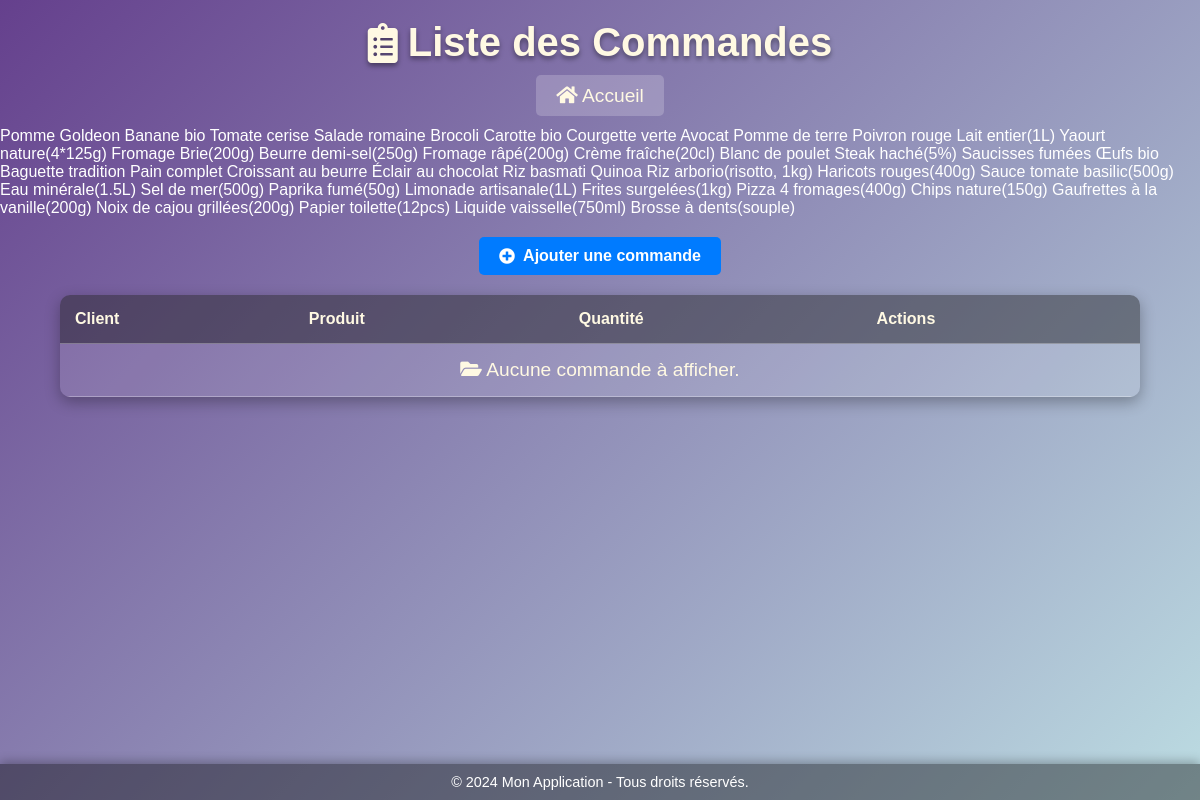
/commandes, run on the app's committed database.
### tables this page shows
CREATE TABLE produits (
                        id INTEGER PRIMARY KEY AUTOINCREMENT,
                        nom TEXT NOT NULL,
                        prix REAL NOT NULL, 
                        description TEXT NOT NULL,
                        stock INTEGER NOT NULL,
                        type_produit TEXT NOT NULL
                    );

### app.py (the view)
@app.route('/commandes')
def list_commandes():
    clients = Client()
    clients = clients.get_clients()
    produits = Produit()
    produits = produits.get_products()
    return render_template('list_commandes.html', clients=clients, produits=produits)

### gestion_produit.py (called while the page is built)
    def get_products(self):
        try:
            with sqlite3.connect("app_database.db") as connection:
                cursor = connection.cursor()
                cursor.execute("SELECT * FROM produits")
                produits = cursor.fetchall()
                return [Produit(nom=row[1], prix=row[2], description=row[3], stock=row[4], type_produit=row[5], id=row[0]) for row in produits]
        except sqlite3.Error as e:
            print(f"Erreur lors de la récupération des produits : {e}")
            return []

    def get_clients(self):
        with sqlite3.connect("app_database.db") as connection:
            cursor = connection.cursor()
            cursor.execute("SELECT id, nom, email FROM clients")
            return cursor.fetchall()

### templates/list_commandes.html (shortened to what this page needs)
<!DOCTYPE html>
<html lang="fr">
<head>
    <link href="https://cdnjs.cloudflare.com/ajax/libs/font-awesome/5.15.3/css/all.min.css" rel="stylesheet">
    <link rel="stylesheet" type="text/css" href="{{ url_for('static', filename='style_orders.css') }}">
</head>
<body>
    <header>
        <h1><i class="fas fa-clipboard-list"></i> Liste des Commandes</h1>
    </header>
    <div class="home-link">
        <a href="{{ url_for('dashboard') }}"><i class="fas fa-home"></i> Accueil</a>
    </div>
    <main>
        {% for produit in produits %}
        {{ produit.nom }}
        {% endfor %}
        {% if clients and produits %}
            <div class="action-link">
                <a href="{{ url_for('add_order') }}" class="btn-primary">
                    <i class="fas fa-plus-circle"></i> Ajouter une commande
                </a>
            </div>
        {% else %}
            <p class="info-message">
                <i class="fas fa-info-circle"></i> Impossible d'ajouter une commande : il n'y a pas de clients ou de produits disponibles.
            </p>
        {% endif %}
        <table>
            <thead>
                <tr>
                    <th>Client</th>
                    <th>Produit</th>
                    <th>Quantité</th>
                    <th>Actions</th>
                </tr>
            </thead>
            <tbody>
                {% if orders %}
                    {% for order in orders %}
                        <tr>
                            <td>{{ order.client.nom }}</td>
                            <td>{{ order.produit.nom }}</td>
                            <td>{{ order.quantite }}</td>
                            <td class="action-buttons">
                                <a href="{{ url_for('edit_order', order_id=order.id) }}" class="btn-action btn-primary">
                                    <i class="fas fa-edit"></i> Modifier
                                </a>
                                <form method="POST" action="{{ url_for('delete_order', order_id=order.id) }}" style="display:inline;">
                                    <button type="submit" class="btn-action btn-danger" onclick="return confirm('Êtes-vous sûr de vouloir supprimer cette commande ?');">
                                        <i class="fas fa-trash-alt"></i> Supprimer
                                    </button>
                                </form>
                            </td>
                        </tr>
                    {% endfor %}
                {% else %}
                    <tr>
                        <td colspan="4" class="no-data">
                            <i class="fas fa-folder-open"></i> Aucune commande à afficher.
                        </td>
                    </tr>
                {% endif %}
            </tbody>
        </table>
    </main>
    <footer>
        &copy; 2024 Mon Application - Tous droits réservés.
    </footer>
</body>
</html>

### Static/style_orders.css (style rules this page uses)
body { font-family: 'Arial', sans-serif; margin: 0; padding: 0; background: linear-gradient(135deg, #65408d, #bcdce2); color: #ffffff; display: flex; flex-direction: column; min-height: 100vh; }
header h1 { text-align: center; font-size: 2.5rem; margin: 20px 0; color: #fff9e3; text-shadow: 0 3px 5px rgba(0, 0, 0, 0.4); display: flex; justify-content: center; align-items: center; gap: 10px; }
.home-link { text-align: center; margin-bottom: 20px; }
.home-link a { color: #fff9e3; font-size: 1.2rem; text-decoration: none; padding: 10px 20px; border-radius: 5px; background: rgba(255, 255, 255, 0.2); transition: all 0.3s ease; }
.action-link { text-align: center; margin: 20px 0; }
.btn-primary { background: #007bff; color: #ffffff; padding: 10px 20px; text-decoration: none; border-radius: 5px; font-size: 1rem; font-weight: bold; display: inline-flex; align-items: center; gap: 8px; transition: background 0.3s ease; }
table { width: 90%; margin: 20px auto; border-collapse: collapse; background: rgba(255, 255, 255, 0.1); color: #fff; box-shadow: 0 5px 15px rgba(0, 0, 0, 0.3); border-radius: 10px; overflow: hidden; }
table th, table td { padding: 15px; text-align: left; border-bottom: 1px solid rgba(255, 255, 255, 0.3); }
table th { background: rgba(0, 0, 0, 0.4); font-weight: bold; color: #fff9e3; }
.no-data { text-align: center; font-size: 1.2rem; color: #fff9e3; }
footer { position: fixed; bottom: 0; width: 100%; text-align: center; padding: 10px 0; background: rgba(0, 0, 0, 0.4); color: #ffffff; font-size: 0.9rem; box-shadow: 0 -2px 10px rgba(0, 0, 0, 0.3); }

### data on the page
produits: nom "Pomme Goldeon"
produits: nom "Banane bio"
produits: nom "Tomate cerise"
produits: nom "Salade romaine"
produits: nom "Brocoli"
produits: nom "Carotte bio"
produits: nom "Courgette verte"
produits: nom "Avocat"
produits: nom "Pomme de terre"
produits: nom "Poivron rouge"
produits: nom "Lait entier(1L)"
produits: nom "Yaourt nature(4*125g)"
produits: nom "Fromage Brie(200g)"
produits: nom "Beurre demi-sel(250g)"
produits: nom "Fromage râpé(200g)"
produits: nom "Crème fraîche(20cl)"
produits: nom "Blanc de poulet"
produits: nom "Steak haché(5%)"
produits: nom "Saucisses fumées"
produits: nom "Œufs bio"
produits: nom "Baguette tradition"
produits: nom "Pain complet"
produits: nom "Croissant au beurre"
produits: nom "Éclair au chocolat"
produits: nom "Riz basmati"
produits: nom "Quinoa"
produits: nom "Riz arborio(risotto, 1kg)"
produits: nom "Haricots rouges(400g)"
produits: nom "Sauce tomate basilic(500g)"
produits: nom "Eau minérale(1.5L)"
produits: nom "Sel de mer(500g)"
produits: nom "Paprika fumé(50g)"
produits: nom "Limonade artisanale(1L)"
produits: nom "Frites surgelées(1kg)"
produits: nom "Pizza 4 fromages(400g)"
produits: nom "Chips nature(150g)"
produits: nom "Gaufrettes à la vanille(200g)"
produits: nom "Noix de cajou grillées(200g)"
produits: nom "Papier toilette(12pcs)"
produits: nom "Liquide vaisselle(750ml)"
produits: nom "Brosse à dents(souple)"
